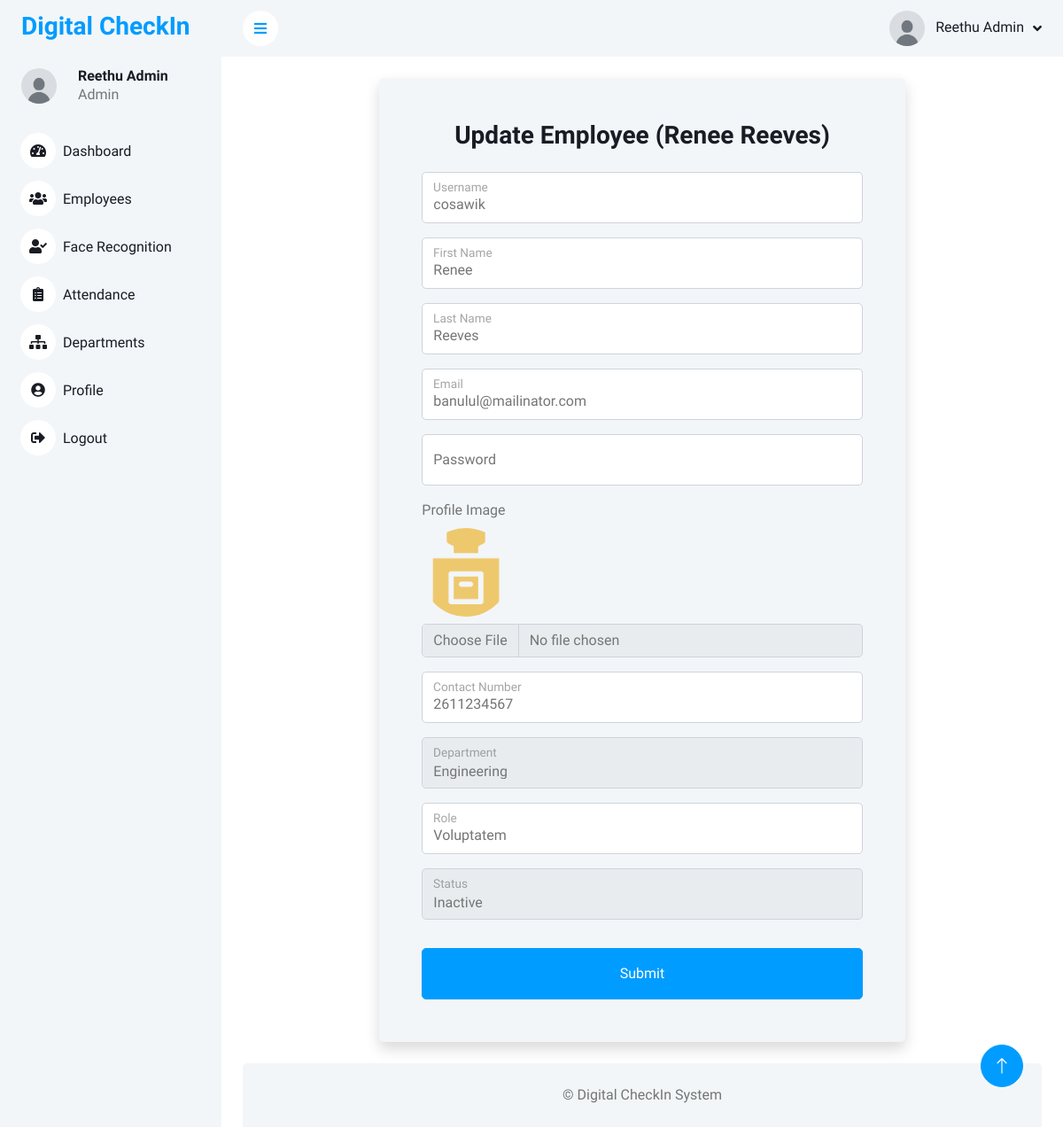
Page /employees/update/5/ (signed in) on the committed database.
### App/models.py (models this page shows, shortened)
class Employee(models.Model):
    employee_id = models.AutoField(primary_key=True)
    user = models.OneToOneField(User, on_delete=models.CASCADE)
    dep = models.ForeignKey(Department, on_delete=models.SET_NULL, null=True)
    role = models.CharField(max_length=50)
    status = models.CharField(max_length=20, choices=[("Active", "Active"), ("Inactive", "Inactive")])
    face_encoding = models.BinaryField(blank=True, null=True)

class Profile(models.Model):
    user = models.OneToOneField(User, on_delete=models.CASCADE)
    profile_image = models.ImageField(upload_to='profile_images/', blank=True, null=True)
    contact = models.CharField(max_length=15, blank=True, null=True)

class Department(models.Model):
    dep_id = models.AutoField(primary_key=True)
    name = models.CharField(max_length=100, unique=True)
    def __str__(self):
        return self.name

### App/views.py (the view)
# urls.py: path('employees/update/<int:employee_id>/', views.update_employee, name='update_employee'),
@user_passes_test(lambda user: user.is_superuser, login_url='login')
def update_employee(request, employee_id):
    employee = get_object_or_404(Employee, pk=employee_id)
    user = employee.user  # Associated User object
    profile, created = Profile.objects.get_or_create(user=user)  # Ensure profile exists
    title = "Update Employee ("+ user.first_name +" "+ user.last_name + ")"
    if request.method == "POST":
        form = EmployeeForm(request.POST, request.FILES, instance=employee)
        if form.is_valid():
            user.username = form.cleaned_data['username']
            user.first_name = form.cleaned_data['first_name']
            user.last_name = form.cleaned_data['last_name']
            user.email = form.cleaned_data['email']
            user.save()
            profile.contact = form.cleaned_data['contact']
            if 'profile_image' in request.FILES:
                profile.profile_image = request.FILES['profile_image']  # Save new profile image
            profile.save()
            employee = form.save(commit=False)
            employee.user = user  # Ensure correct user assignment
            employee.save()
            messages.success(request, "Employee updated successfully!")
            return redirect('employees')  # Redirect to employee list page
        else:
            print("Form Errors:", form.errors)
            messages.error(request, "Please correct the errors below.")  # Show form errors
    else:
        form = EmployeeForm(instance=employee, initial={
            'username': user.username,
            'first_name': user.first_name,
            'last_name': user.last_name,
            'email': user.email,
            'password': user.password,
            'contact': profile.contact,
        })
    return render(request, 'admin/add_employee.html', {'form': form, 'employee': employee, 'title': title})

### templates/admin/add_employee.html (shortened to what this page needs)
{% extends "admin/sidebar.html" %}
{% load static %}
{% block content %}
<div class="container-fluid pt-4 px-4">
    <div class="row g-4 justify-content-center">
        <div class="col-12 col-sm-10 col-md-10 col-lg-8 col-xl-8">
            <div class="bg-light rounded h-100 p-5 shadow">
                <h3 class="mb-4 text-center">{{ title }}</h3>
                <form method="POST" enctype="multipart/form-data">
                    <div class="form-floating mb-3">
                        {{ form.username }}
                        <label for="id_username">Username</label>
                    </div>
                    <div class="form-floating mb-3">
                        {{ form.first_name }}
                        <label for="id_first_name">First Name</label>
                    </div>
                    <div class="form-floating mb-3">
                        {{ form.last_name }}
                        <label for="id_last_name">Last Name</label>
                    </div>
                    <div class="form-floating mb-3">
                        {{ form.email }}
                        <label for="id_email">Email</label>
                    </div>
                    <div class="form-floating mb-3">
                        {{ form.password }}
                        <label for="id_password">Password</label>
                    </div>
                    <div class="mb-3">
                        <label for="id_profile_image" class="form-label">Profile Image</label><br>
                        {% if employee.user.profile.profile_image %}
                            <img src="{{ employee.user.profile.profile_image.url }}" alt="Profile Image" width="100" height="100" class="mb-2 rounded-circle">
                        {% endif %}
                        {{ form.profile_image }}
                    </div>
                    <div class="form-floating mb-3">
                        {{ form.contact }}
                        <label for="id_contact">Contact Number</label>
                    </div>
                    <div class="form-floating mb-3">
                        {{ form.dep }}
                        <label for="id_dep">Department</label>
                    </div>
                    <div class="form-floating mb-3">
                        {{ form.role }}
                        <label for="id_role">Role</label>
                    </div>
                    <div class="form-floating mb-3">
                        {{ form.status }}
                        <label for="id_status">Status</label>
                    </div>
                    <button type="submit" class="btn btn-primary w-100 py-3 mt-3">Submit</button>
                </form>
            </div>
        </div>
    </div>
</div>
{% endblock %}

### templates/admin/sidebar.html (shortened to what this page needs)
{% load static %}
{% load i18n %}
<!DOCTYPE html>
<html lang="en">
<head>
    <link href="https://cdnjs.cloudflare.com/ajax/libs/font-awesome/5.10.0/css/all.min.css" rel="stylesheet">
    <link href="https://cdn.jsdelivr.net/npm/bootstrap-icons@1.4.1/font/bootstrap-icons.css" rel="stylesheet">
    <link href="{% static 'css/bootstrap.min.css' %}" rel="stylesheet">
    <link href="{% static 'css/style.css' %}" rel="stylesheet">
    <link href="{% static 'lib/owlcarousel/assets/owl.carousel.min.css' %}" rel="stylesheet">
    <link href="{% static 'lib/tempusdominus/css/tempusdominus-bootstrap-4.min.css' %}" rel="stylesheet">
</head>
<body>
<div class="sidebar pe-4 pb-3">
    <nav class="navbar bg-light navbar-light">
        <a href="/" class="navbar-brand mx-4 mb-3">
            <h3 class="text-primary">Digital CheckIn</h3>
        </a>
        <div class="d-flex align-items-center ms-4 mb-4">
            <div class="position-relative">
                <img class="rounded-circle me-lg-2" src="{% static 'img/User.jpg' %}" style="width: 40px; height: 40px;">
            </div>
            <div class="ms-3">
                <h6 class="mb-0">{{ user.first_name }} {{ user.last_name }}</h6>
                <span>Admin</span>
            </div>
        </div>
        <div class="navbar-nav w-100">
            <a href="/admin-dashboard" class="nav-item nav-link"><i class="fa fa-tachometer-alt me-2"></i>Dashboard</a>
            <a href="/employees" class="nav-item nav-link"><i class="fa fa-users me-2"></i>Employees</a>
            <a href="/face-recognition/" class="nav-item nav-link"><i class="fa fa-user-check me-2"></i>Face Recognition</a>
            <a href="/admin-attendance/" class="nav-item nav-link"><i class="fa fa-clipboard-list me-2"></i>Attendance</a>
            <a href="/departments" class="nav-item nav-link"><i class="fa fa-sitemap me-2"></i>Departments</a>
            <a href="/admin-profile/" class="nav-item nav-link"><i class="fa fa-user-circle me-2"></i>Profile</a>
            <a href="/logout" class="nav-item nav-link"><i class="fa fa-sign-out-alt me-2"></i>Logout</a>
        </div>
    </nav>
</div>
<div class="content">
    <nav class="navbar navbar-expand bg-light navbar-light sticky-top px-4 py-0">
        <a href="#" class="sidebar-toggler flex-shrink-0"><i class="fa fa-bars"></i></a>
        <div class="navbar-nav align-items-center ms-auto">
            <div class="nav-item dropdown">
                <a href="#" class="nav-link dropdown-toggle" data-bs-toggle="dropdown">
                    <img class="rounded-circle me-lg-2" src="{% static 'img/User.jpg' %}" style="width: 40px; height: 40px;">
                    <span class="d-none d-lg-inline-flex">{{ user.first_name }} {{ user.last_name }}</span>
                </a>
            </div>
        </div>
    </nav>
    {% block content %}{% endblock content %}
    <div class="container-fluid pt-4 px-4">
        <div class="bg-light rounded-top p-4 text-center">&copy; Digital CheckIn System</div>
    </div>
</div>
<a href="#" class="btn btn-lg btn-primary btn-lg-square back-to-top"><i class="bi bi-arrow-up"></i></a>
</body>
</html>

### static/css/style.css (style rules this page uses)
:root { --primary: #009CFF; --light: #F3F6F9; --dark: #191C24; }
.back-to-top { position: fixed; display: none; right: 45px; bottom: 45px; z-index: 99; }
.btn { transition: .5s; }
.btn.btn-primary { color: #FFFFFF; }
.btn-lg-square { width: 48px; height: 48px; }
.btn-square, .btn-sm-square, .btn-lg-square { padding: 0; display: inline-flex; align-items: center; justify-content: center; font-weight: normal; border-radius: 50px; }
.sidebar { position: fixed; top: 0; left: 0; bottom: 0; width: 250px; height: 100vh; overflow-y: auto; background: var(--light); transition: 0.5s; z-index: 999; }
.content { margin-left: 250px; min-height: 100vh; background: #FFFFFF; transition: 0.5s; }
@media (min-width: 992px) { .sidebar { margin-left: 0; } }
@media (min-width: 992px) { .content { width: calc(100% - 250px); } }
.sidebar .navbar .navbar-nav .nav-link { padding: 7px 20px; color: var(--dark); font-weight: 500; border-left: 3px solid var(--light); border-radius: 0 30px 30px 0; outline: none; }
.sidebar .navbar .navbar-nav .nav-link i { width: 40px; height: 40px; display: inline-flex; align-items: center; justify-content: center; background: #FFFFFF; border-radius: 40px; }
.content .navbar .navbar-nav .nav-link { margin-left: 25px; padding: 12px 0; color: var(--dark); outline: none; }
.content .navbar .sidebar-toggler, .content .navbar .navbar-nav .nav-link i { width: 40px; height: 40px; display: inline-flex; align-items: center; justify-content: center; background: #FFFFFF; border-radius: 40px; }
.content .navbar .dropdown-toggle::after { margin-left: 6px; vertical-align: middle; border: none; content: "\f107"; font-family: "Font Awesome 5 Free"; font-weight: 900; transition: .5s; }

### rows in the picture
Employee: user.profile.profile_image (picture), role "Voluptatem", status "Inactive"
Profile: contact "2611234567"
Department: dep "Engineering"

### other values in the picture
{{ user.first_name }} "Reethu"
{{ user.last_name }} "Admin"
{{ title }} "Update Employee (Renee Reeves)"
